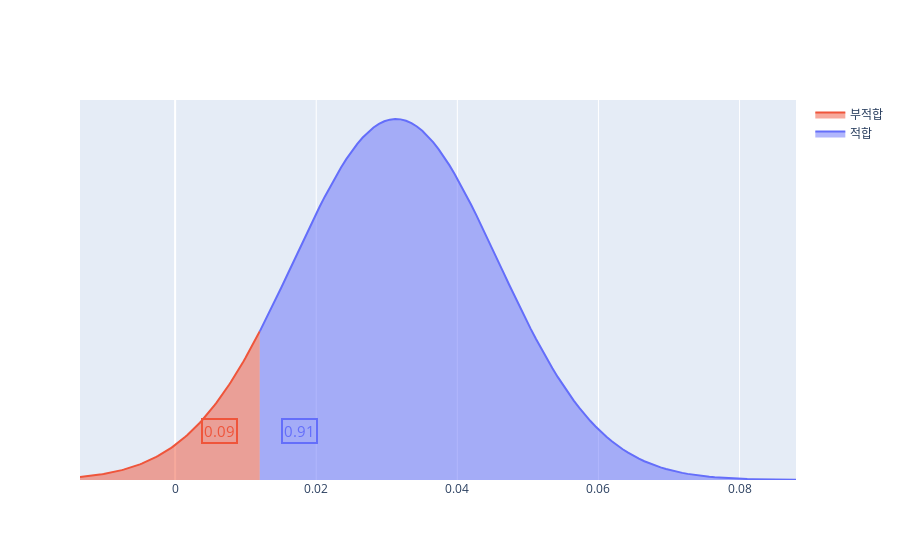

Notebook cell for this chart:
### Markdown cell above
#### 부산시 이산화질소 적합도

### Code cell
no2_pro,no2_pro_negative = cal_norm(df_air_pollution['no2Value'].mean(),
                                    df_air_pollution['no2Value'].std(),
                                    df_air_pollution['no2Value'].min(),
                                    df_air_pollution['no2Value'].max(),
                                    no2_standard,
                                    False)
no2_pro
